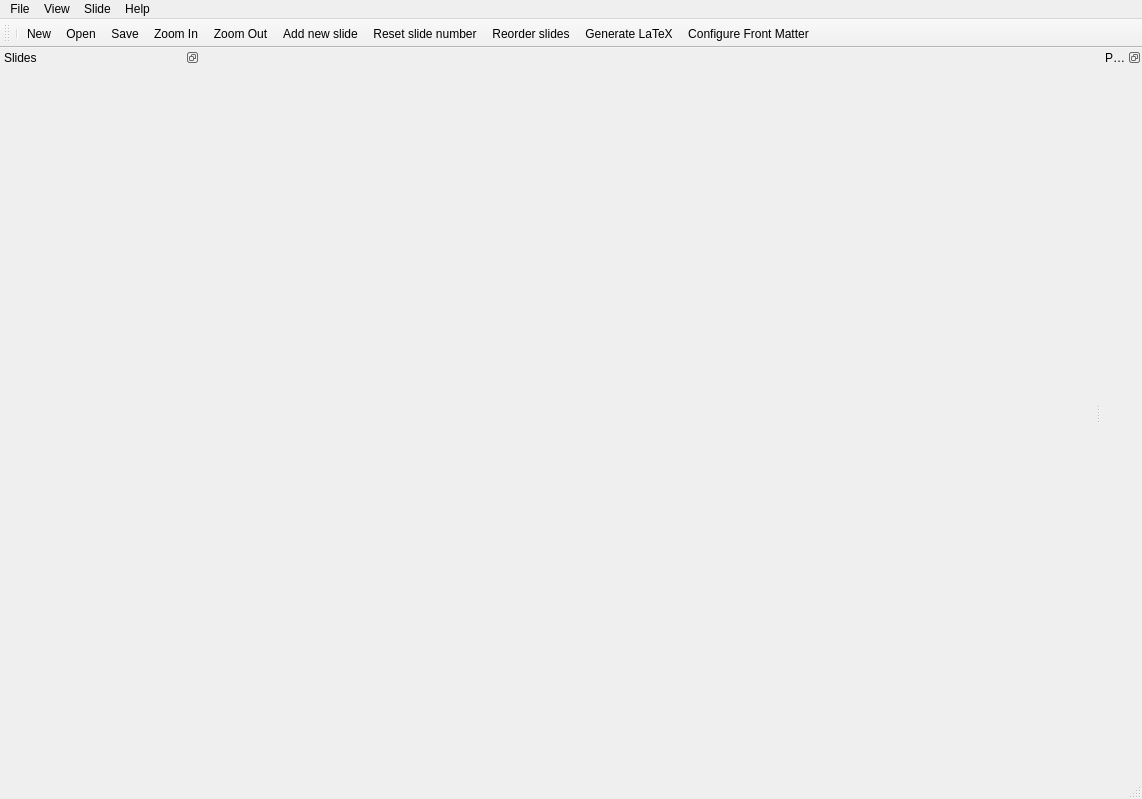
<?xml version="1.0" encoding="UTF-8"?>
<ui version="4.0">
 <class>MainWindow</class>
 <widget class="QMainWindow" name="MainWindow">
  <property name="geometry">
   <rect>
    <x>0</x>
    <y>0</y>
    <width>1142</width>
    <height>799</height>
   </rect>
  </property>
  <property name="windowTitle">
   <string>Beamer QT</string>
  </property>
  <widget class="QWidget" name="centralwidget">
   <layout class="QVBoxLayout" name="verticalLayout_2">
    <property name="leftMargin">
     <number>0</number>
    </property>
    <property name="topMargin">
     <number>0</number>
    </property>
    <property name="rightMargin">
     <number>0</number>
    </property>
    <property name="bottomMargin">
     <number>0</number>
    </property>
    <item>
     <widget class="QFrame" name="TopFrame">
      <property name="sizePolicy">
       <sizepolicy hsizetype="Preferred" vsizetype="Maximum">
        <horstretch>0</horstretch>
        <verstretch>0</verstretch>
       </sizepolicy>
      </property>
      <property name="frameShape">
       <enum>QFrame::StyledPanel</enum>
      </property>
      <property name="frameShadow">
       <enum>QFrame::Raised</enum>
      </property>
     </widget>
    </item>
    <item>
     <layout class="QHBoxLayout" name="CentralPanel"/>
    </item>
   </layout>
  </widget>
  <widget class="QMenuBar" name="menubar">
   <property name="geometry">
    <rect>
     <x>0</x>
     <y>0</y>
     <width>1142</width>
     <height>22</height>
    </rect>
   </property>
   <widget class="QMenu" name="menuFile">
    <property name="title">
     <string>File</string>
    </property>
    <addaction name="actionNew_File"/>
    <addaction name="separator"/>
    <addaction name="actionOpen_File"/>
    <addaction name="actionRecent_Files"/>
    <addaction name="separator"/>
    <addaction name="actionSave"/>
    <addaction name="actionSave_as"/>
    <addaction name="separator"/>
    <addaction name="actionGenerateLaTeX"/>
    <addaction name="separator"/>
    <addaction name="actionQuit"/>
   </widget>
   <widget class="QMenu" name="menuHelp">
    <property name="title">
     <string>Help</string>
    </property>
    <addaction name="actionAbout_QFLowmon"/>
   </widget>
   <widget class="QMenu" name="menuView">
    <property name="title">
     <string>View</string>
    </property>
    <addaction name="actionZoom_In"/>
    <addaction name="actionZoom_Out"/>
   </widget>
   <widget class="QMenu" name="menuSlide">
    <property name="title">
     <string>Slide</string>
    </property>
    <addaction name="actionAdd_new_slide"/>
    <addaction name="actionReset_slide_number"/>
    <addaction name="actionReorder_slides"/>
   </widget>
   <addaction name="menuFile"/>
   <addaction name="menuView"/>
   <addaction name="menuSlide"/>
   <addaction name="menuHelp"/>
  </widget>
  <widget class="QStatusBar" name="statusbar"/>
  <widget class="QDockWidget" name="LeftPanel">
   <property name="minimumSize">
    <size>
     <width>200</width>
     <height>44</height>
    </size>
   </property>
   <property name="maximumSize">
    <size>
     <width>200</width>
     <height>524287</height>
    </size>
   </property>
   <property name="features">
    <set>QDockWidget::DockWidgetFloatable|QDockWidget::DockWidgetMovable</set>
   </property>
   <property name="allowedAreas">
    <set>Qt::LeftDockWidgetArea|Qt::RightDockWidgetArea</set>
   </property>
   <property name="windowTitle">
    <string>Slides</string>
   </property>
   <attribute name="dockWidgetArea">
    <number>1</number>
   </attribute>
   <widget class="QWidget" name="dockWidgetContents_2">
    <layout class="QVBoxLayout" name="verticalLayout_4">
     <property name="spacing">
      <number>0</number>
     </property>
     <property name="leftMargin">
      <number>0</number>
     </property>
     <property name="topMargin">
      <number>0</number>
     </property>
     <property name="rightMargin">
      <number>0</number>
     </property>
     <property name="bottomMargin">
      <number>0</number>
     </property>
     <item>
      <layout class="QVBoxLayout" name="LeftWidget">
       <property name="spacing">
        <number>0</number>
       </property>
      </layout>
     </item>
    </layout>
   </widget>
  </widget>
  <widget class="QDockWidget" name="RightPanel">
   <property name="sizePolicy">
    <sizepolicy hsizetype="Preferred" vsizetype="Preferred">
     <horstretch>0</horstretch>
     <verstretch>0</verstretch>
    </sizepolicy>
   </property>
   <property name="features">
    <set>QDockWidget::DockWidgetFloatable|QDockWidget::DockWidgetMovable</set>
   </property>
   <property name="allowedAreas">
    <set>Qt::LeftDockWidgetArea|Qt::RightDockWidgetArea</set>
   </property>
   <property name="windowTitle">
    <string>Properties</string>
   </property>
   <attribute name="dockWidgetArea">
    <number>2</number>
   </attribute>
   <widget class="QWidget" name="dockWidgetContents_3">
    <layout class="QVBoxLayout" name="verticalLayout">
     <item>
      <layout class="QVBoxLayout" name="RightWidget"/>
     </item>
    </layout>
   </widget>
  </widget>
  <widget class="QToolBar" name="toolBar">
   <property name="windowTitle">
    <string>toolBar</string>
   </property>
   <attribute name="toolBarArea">
    <enum>TopToolBarArea</enum>
   </attribute>
   <attribute name="toolBarBreak">
    <bool>false</bool>
   </attribute>
   <addaction name="separator"/>
   <addaction name="actionNew_File"/>
   <addaction name="actionOpen_File"/>
   <addaction name="actionSave"/>
   <addaction name="actionZoom_In"/>
   <addaction name="actionZoom_Out"/>
   <addaction name="actionAdd_new_slide"/>
   <addaction name="actionReset_slide_number"/>
   <addaction name="actionReorder_slides"/>
   <addaction name="actionGenerateLaTeX"/>
   <addaction name="actionFrontMatter"/>
  </widget>
  <action name="actionNew_File">
   <property name="text">
    <string>New</string>
   </property>
  </action>
  <action name="actionOpen_File">
   <property name="text">
    <string>Open...</string>
   </property>
  </action>
  <action name="actionRecent_Files">
   <property name="text">
    <string>Open recent</string>
   </property>
  </action>
  <action name="actionSave">
   <property name="text">
    <string>Save</string>
   </property>
  </action>
  <action name="actionAbout_QFLowmon">
   <property name="text">
    <string>About Beamer QT</string>
   </property>
  </action>
  <action name="actionSave_as">
   <property name="text">
    <string>Save as</string>
   </property>
  </action>
  <action name="actionQuit">
   <property name="text">
    <string>Exit</string>
   </property>
  </action>
  <action name="actionZoom_In">
   <property name="text">
    <string>Zoom In</string>
   </property>
  </action>
  <action name="actionZoom_Out">
   <property name="text">
    <string>Zoom Out</string>
   </property>
  </action>
  <action name="actionAdd_new_slide">
   <property name="text">
    <string>Add new slide</string>
   </property>
  </action>
  <action name="actionReset_slide_number">
   <property name="text">
    <string>Reset slide number</string>
   </property>
  </action>
  <action name="actionReorder_slides">
   <property name="text">
    <string>Reorder slides</string>
   </property>
  </action>
  <action name="actionGenerateLaTeX">
   <property name="text">
    <string>Generate LaTeX</string>
   </property>
  </action>
  <action name="actionFrontMatter">
   <property name="text">
    <string>Configure Front Matter</string>
   </property>
  </action>
 </widget>
 <resources/>
 <connections/>
</ui>
